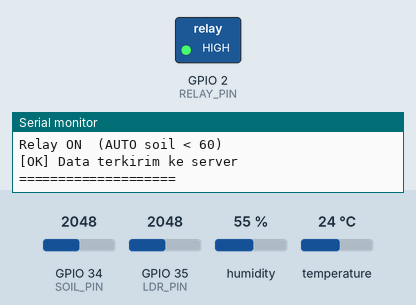
The sketch below on a simulated ESP32. Parts: switched loads named in the sketch (green lamp = pin HIGH), the last lines printed to the serial monitor. Inputs (shaded band) come from the test bench; at power-on: GPIO 34 (SOIL_PIN) = 2048, GPIO 35 (LDR_PIN) = 2048, humidity 55 %, temperature 24 °C (analog values on the 0–4095 scale). WiFi joins after 1.5 s; servers stay silent unless stated; uploads are accepted with an empty reply.

Above: at 6.8 s.
6.9 s: GPIO 34 (SOIL_PIN) set to 1971
12.6 s: GPIO 34 (SOIL_PIN) set to 1858
At 16.6 s:
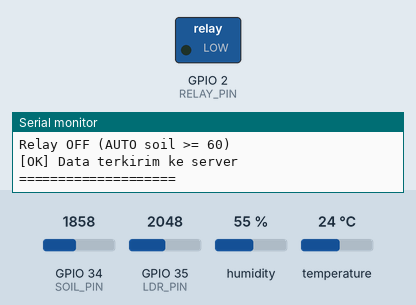
22.8 s: GPIO 34 (SOIL_PIN) set to 2866
At 26.6 s:
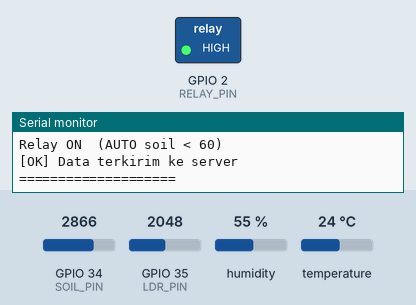
28.5 s: GPIO 34 (SOIL_PIN) set to 1228
At 31.6 s:
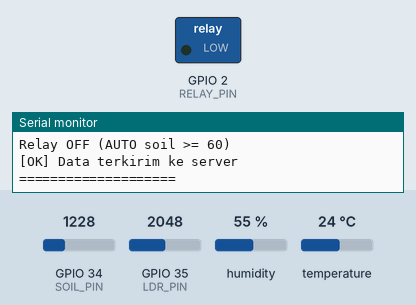
Timing chart, 0 to 33.1 s (numbered marks = the images above; inputs shaded):
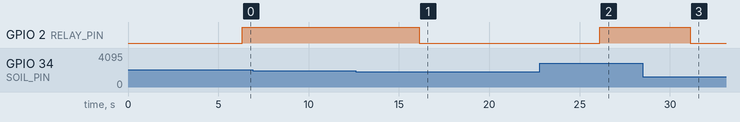

The sketch:

agriculture.ino
```cpp
#include <WiFi.h>
#include <HTTPClient.h>
#include <WiFiClientSecure.h>
#include <DHT.h>
#include "esp_wifi.h"

// ===== WIFI =====
const char* ssid = "your SSID WiFi";
const char* password = "your WiFi Password";

// ===== SERVER =====
const char* serverName = "https://kangkungfarm.my.id/post-esp-data.php";
const char* controlURL = "https://kangkungfarm.my.id/control.php";

// ===== API =====
String apiKey = "12345abcde";

// ===== PIN =====
#define DHTPIN    5
#define DHTTYPE   DHT22
#define SOIL_PIN  34
#define LDR_PIN   35
#define RELAY_PIN 2

DHT dht(DHTPIN, DHTTYPE);

// ===== KALIBRASI SOIL =====
int SOIL_KERING = 3000;
int SOIL_BASAH  = 1200;

// ===== MOSFET / RELAY LOGIC =====
// MOSFET N-channel: HIGH = pompa ON → false
const bool RELAY_ACTIVE_LOW = false;
const int  RELAY_ON_LEVEL   = RELAY_ACTIVE_LOW ? LOW  : HIGH;
const int  RELAY_OFF_LEVEL  = RELAY_ACTIVE_LOW ? HIGH : LOW;

// ===== CACHE NILAI DHT TERAKHIR YANG VALID =====
float lastSuhu = 0.0;
float lastHum  = 0.0;
bool  dhtPernahBerhasil = false;

// ===================================================
// FUNGSI BACA DHT — retry + cache + jeda stabilisasi
// ===================================================
bool bacaDHT(float &suhu, float &hum) {
  const int MAX_RETRY      = 5;
  const int DELAY_RETRY_MS = 800;

  // Jeda 500ms sebelum baca — beri waktu WiFi radio "tenang"
  delay(500);

  for (int i = 0; i < MAX_RETRY; i++) {
    float s = dht.readTemperature();
    float h = dht.readHumidity();

    if (!isnan(s) && !isnan(h)) {
      suhu = s;
      hum  = h;
      lastSuhu = s;
      lastHum  = h;
      dhtPernahBerhasil = true;
      if (i > 0) {
        Serial.print("[DHT] Berhasil pada retry ke-");
        Serial.println(i + 1);
      }
      return true;
    }

    Serial.print("[DHT] Retry ke-");
    Serial.print(i + 1);
    Serial.println("...");
    delay(DELAY_RETRY_MS);
  }

  // Semua retry gagal — pakai cache
  if (dhtPernahBerhasil) {
    suhu = lastSuhu;
    hum  = lastHum;
    Serial.println("[DHT] Pakai nilai cache terakhir");
    return true;
  }

  return false;
}

// ===================================================
// FUNGSI WIFI
// ===================================================
void connectWiFi() {
  WiFi.disconnect(true);
  delay(100);

  WiFi.mode(WIFI_STA);
  WiFi.begin(ssid, password);

  Serial.print("Connecting WiFi");
  int count = 0;

  while (WiFi.status() != WL_CONNECTED && count < 20) {
    delay(500);
    Serial.print(".");
    count++;
  }

  Serial.println();
  if (WiFi.status() == WL_CONNECTED) {
    Serial.println("WiFi Connected");
    Serial.print("IP Address: ");
    Serial.println(WiFi.localIP());

    // ✅ Aktifkan WiFi Modem Sleep setelah konek
    // Radio WiFi tidur di antara beacon interval → mengurangi interferensi ke DHT22
    esp_wifi_set_ps(WIFI_PS_MIN_MODEM);
    Serial.println("WiFi Modem Sleep: ON");

  } else {
    Serial.println("WiFi Failed");
  }
}

// ===================================================
// SETUP
// ===================================================
String currentMode = "AUTO";
WiFiClientSecure secureClient; // <-- Objek global, hanya dibuat sekali

void setup() {
  Serial.begin(115200);
  delay(2000);

  dht.begin();
  delay(2000);  // DHT22 butuh stabilisasi saat pertama nyala

  pinMode(RELAY_PIN, OUTPUT);
  digitalWrite(RELAY_PIN, RELAY_OFF_LEVEL);

  analogReadResolution(12);

  connectWiFi();

  // Lewati validasi SSL/HTTPS. Cukup dieksekusi 1 kali saat booting
  secureClient.setInsecure();
}

// ===== TIMING (Non-blocking) =====
unsigned long lastSensorRead = 0;
unsigned long lastWebCheck   = 0;
const unsigned long SENSOR_INTERVAL = 5000; // Kirim tiap 5 detik
const unsigned long WEB_INTERVAL    = 3000; // Cek mode tiap 3 detik

// ===================================================
// LOOP
// ===================================================
void loop() {
  unsigned long currentMillis = millis();

  // --- Cek & reconnect WiFi ---
  if (WiFi.status() != WL_CONNECTED) {
    Serial.println("WiFi putus, reconnecting...");
    connectWiFi();
    // Beri sedikit jeda kalau sedang putus-nyambung
    delay(2000);
    return;
  }

  // --- TASK 1: Cek Mode Kontrol (Tiap 3 detik) ---
  if (currentMillis - lastWebCheck >= WEB_INTERVAL) {
    lastWebCheck = currentMillis;

    HTTPClient http;
    http.setTimeout(3000);
    http.begin(secureClient, controlURL);
    int code = http.GET();

    if (code == 200) {
      String tmp = http.getString();
      tmp.trim();
      tmp.toUpperCase();
      if (tmp == "ON" || tmp == "OFF" || tmp == "AUTO") {
        currentMode = tmp;
      }
    } else {
      Serial.print("[WARN] Gagal ambil mode web, HTTP code: ");
      Serial.println(code);
    }
    http.end();

    // --- Kontrol Relay / MOSFET Sementara (berdasarkan data lalu) ---
    // Aturan autoON akan di-re-evaluasi saat baca sensor,
    // di sini kita hanya update jika ada intervensi manual web
    if (currentMode == "ON") {
      digitalWrite(RELAY_PIN, RELAY_ON_LEVEL);
    } else if (currentMode == "OFF") {
      digitalWrite(RELAY_PIN, RELAY_OFF_LEVEL);
    }
  }

  // --- TASK 2: Baca & Kirim Sensor (Tiap 5 detik) ---
  if (currentMillis - lastSensorRead >= SENSOR_INTERVAL) {
    lastSensorRead = currentMillis;

    // --- Baca Sensor Analog ---
    int soil = analogRead(SOIL_PIN);
    int ldr  = analogRead(LDR_PIN);

    int soilPersen = map(soil, SOIL_KERING, SOIL_BASAH, 0, 100);
    soilPersen = constrain(soilPersen, 0, 100);

    // Kangkung optimal pada cahaya tinggi (Full Sun). Mapping ADC (4095-0) ke skala Lux (0 - 100.000)
    long cahaya = map(ldr, 4095, 0, 0, 100000);
    cahaya = constrain(cahaya, 0, 100000);

    // --- Baca DHT22 ---
    float suhu, hum;
    bool dhtOK = bacaDHT(suhu, hum);

    if (!dhtOK) {
      Serial.println("[ERROR] DHT gagal, skip pengiriman");
      return;
    }

    Serial.println("===== SENSOR =====");
    Serial.print("Soil      : "); Serial.print(soilPersen); Serial.println(" %");
    Serial.print("Suhu      : "); Serial.print(suhu, 2);    Serial.println(" C");
    Serial.print("Kelembapan: "); Serial.print(hum, 2);     Serial.println(" %");
    Serial.print("Cahaya    : "); Serial.print(cahaya);     Serial.println(" Lux");

    // Re-evaluasi mode auto setelah baca soil baru
    bool autoON = (soilPersen < 60);

    Serial.println("===== MODE WEB =====");
    Serial.println(currentMode);

    if (currentMode == "ON") {
      digitalWrite(RELAY_PIN, RELAY_ON_LEVEL);
      Serial.println("Relay ON  (MANUAL WEB)");
    } else if (currentMode == "OFF") {
      digitalWrite(RELAY_PIN, RELAY_OFF_LEVEL);
      Serial.println("Relay OFF (MANUAL WEB)");
    } else {
      Serial.println("MODE AUTO (sensor priority)");
      if (autoON) {
        digitalWrite(RELAY_PIN, RELAY_ON_LEVEL);
        Serial.println("Relay ON  (AUTO soil < 60)");
      } else {
        digitalWrite(RELAY_PIN, RELAY_OFF_LEVEL);
        Serial.println("Relay OFF (AUTO soil >= 60)");
      }
    }

    // --- Kirim Data ke Server ---
    HTTPClient http2;
    http2.setTimeout(3000);
    http2.begin(secureClient, serverName);
    http2.addHeader("Content-Type", "application/x-www-form-urlencoded");

    // Efisiensi memori (mengganti operator + di String bawaan)
    char postData[128];
    snprintf(postData, sizeof(postData),
        "api_key=%s&kelTanah=%d&kelUdara=%.2f&suhuUdara=%.2f&kecerahan=%ld",
        apiKey.c_str(), soilPersen, hum, suhu, cahaya);

    int postCode = http2.POST(postData);

    if (postCode == 200) {
      Serial.println("[OK] Data terkirim ke server");
    } else {
      Serial.print("[WARN] Gagal kirim data, HTTP code: ");
      Serial.println(postCode);
    }
    http2.end();
    Serial.println("====================\n");
  }
}
```

Measured:
- the behaviour switches between 1921 and 1920 on GPIO 34 (SOIL_PIN) (found by bisection; images 0 and 1)
- after the input at 12.6 s, GPIO 2 (RELAY_PIN): HIGH → LOW after 3.5 s
- after the input at 22.8 s, GPIO 2 (RELAY_PIN): LOW → HIGH after 3.3 s
- after the input at 28.5 s, GPIO 2 (RELAY_PIN): HIGH → LOW after 2.6 s
